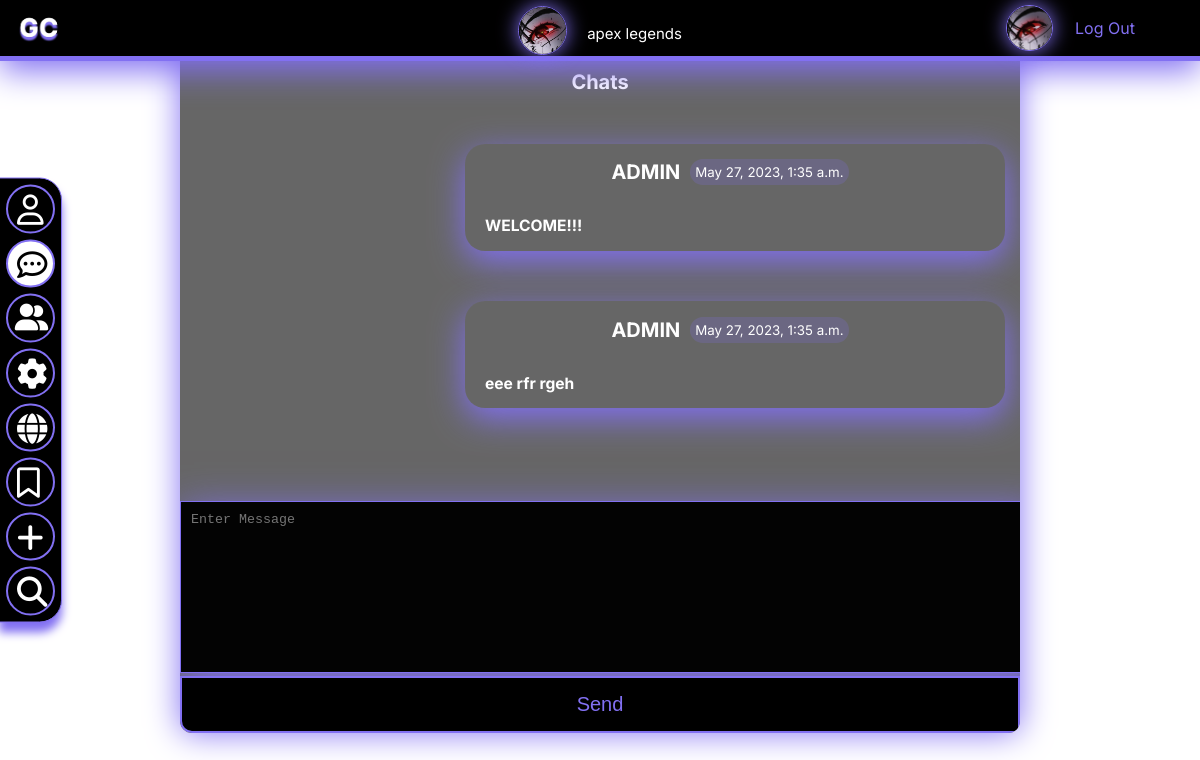
The app's page /chat/25 (signed in) with its own data.
### chat/models.py (models this page shows)
class Chat(models.Model):
    name = models.CharField(max_length=50, blank=True,
                            verbose_name=_('chat name'))
    avatar = models.ImageField(upload_to="images/chat_avatars/",
                               default="images/DEFAULT_CHAT_AVATAR.jpg",
                               blank=True)
    is_multy = models.BooleanField(default=False,
                                   verbose_name=_('is multichat'))
    date_create = models.DateTimeField(auto_now=True,
                                       verbose_name=_('date of creation'))
    class Meta:
        verbose_name = _('chat')
        verbose_name_plural = _('chats')

class Message(models.Model):
    chat = models.ForeignKey(to=Chat, on_delete=models.CASCADE,
                             verbose_name=_('chat'))
    author = models.ForeignKey(to=User, on_delete=models.CASCADE,
                               verbose_name=_('author'))
    content = models.TextField(verbose_name=_('content'))
    is_read = models.BooleanField(default=False,
                                  verbose_name=_('message has been read'))
    date_create = models.DateTimeField(auto_now=True,
                                       verbose_name=_('date of creation'))
    class Meta:
        verbose_name = _('message')
        verbose_name_plural = _('messages')

### users/models.py (models this page shows)
class Profile(models.Model):
    user = models.OneToOneField(to=User, on_delete=models.CASCADE)
    name = models.CharField(max_length=50)
    surname = models.CharField(max_length=50)
    avatar = models.ImageField(upload_to="images/profile_avatars/",
                               default="images/DEFAULT_AVATAR.png",
                               blank=True)
    about = models.CharField(max_length=500)
    country = models.CharField(max_length=50, blank=True)
    city = models.CharField(max_length=50, blank=True)
    education = models.CharField(max_length=150, blank=True)
    company = models.CharField(max_length=150, blank=True)
    hobby = models.CharField(max_length=150, blank=True)
    class Meta:
        verbose_name = _('profile')
        verbose_name_plural = _('profiles')

### chat/views.py (the view)
# urls.py: path('chat/<int:id>', chat_views.chat_page, name='chat'),
@login_required
def chat_page(request, id):
    context = {}
    try:
        chat = Chat.objects.get(id=id)
    except Chat.DoesNotExist:
        return redirect('chatlist')
    try:
        access = Access.objects.get(user=request.user, chat=chat)
        if access.mode == 0:
            return redirect('chatlist')
    except Access.DoesNotExist:
        return redirect('chatlist')
    if request.method == 'POST':
        message_form = MessageForm(request.POST)
        if message_form.is_valid():
            send_message(chat, request.user, message_form.data['content'])
            context['message_form'] = MessageForm()
        else:
            context['message_form'] = message_form
    else:
        context['message_form'] = MessageForm()
    messages = get_chat_messages(chat, request.user)
    chat = generate_chat(chat, request.user)
    context['chat'] = chat
    context['messages'] = [ChatSerializer.messageToDict(message, request.user)
                           for message in messages]
    return render(request, 'chat.html', context)

### chat/forms.py
class MessageForm(forms.Form):
    content = forms.CharField(widget=forms.Textarea(
        attrs={'class': 'message_area',
               'placeholder': 'Enter Message'}
    ))

### chat/serializers.py (called while the page is built)
    def messageToDict(message: Message, user: User):
        author = get_profile(message.author)
        response = {
            'id': message.id,
            'author': author.name,
            'content': message.content,
            'date_create': message.date_create,
            'isMyown': message.author == user,
        }
        return response

### chat/utils.py (called while the page is built)
def generate_chat(chat: Chat, current_user: User) -> dict:
    response = {'id': chat.id,
                'name': get_chat_name(chat, current_user),
                'avatar': get_chat_avatar(chat, current_user),
                'last_message': get_last_message(chat),
                'is_multy': chat.is_multy,
                'info_link': get_chat_info_link(chat, current_user)}
    return response

def get_last_message(chat: Chat) -> Message:
    message = Message.objects.filter(chat=chat).last()
    return message

def get_chat_name(chat: Chat, current_user: User) -> str:
    if chat.is_multy:
        return chat.name
    friend = get_interlocutor(chat, current_user)
    friend = get_profile(friend)
    return f'{friend.name} {friend.surname}'

def get_chat_avatar(chat: Chat, current_user: User) -> ImageFieldFile:
    if chat.is_multy:
        return chat.avatar
    friend = get_interlocutor(chat, current_user)
    friend = get_profile(friend)
    return friend.avatar

def get_chat_info_link(chat: Chat, current_user: User):
    if chat.is_multy:
        return reverse('multychat-info', args=[chat.id])
    else:
        return reverse('profile', args=[get_interlocutor(chat, current_user).id])

def get_chat_messages(chat: Chat, current_user: User):
    messages = Message.objects.filter(chat=chat)
    return messages

### main/context_processors.py (called while the page is built, shortened)
def get_self_profile(request):
    if request.user.is_authenticated:
        profile = Profile.objects.get(user=request.user)
    context = {'self_profile': {'id': profile.id,
                           'name': profile.name,
                           'surname': profile.surname,
                           'full_name': f'{profile.name} {profile.surname}',
                           'avatar': profile.avatar,
                           }}
    return context

### users/utils.py (called while the page is built)
def get_profile(user: User) -> Profile:
    profile = Profile.objects.get(user=user)
    return profile

### chat/templates/chat.html (shortened to what this page needs)
{% extends 'base.html' %}
{% load static %}
{% block style %}<link rel="stylesheet" href="{% static '/css/chat.css' %}">{% endblock %}
{% block content %}
<div class="messenger_box" id="messenger_box">
    <h2 style="text-align:center;"> Chats </h2>
    <div class="ur_friend" >
        <a class = "chat-avatar-div" href = "{{ chat.info_link }}">
            <img class="friend-user-pic image_avatar" src="{{chat.avatar.url}}">
        </a>
        <p>{{chat.name}}</p>
    </div>
<div class="messenger_contener">
    {% for message in messages %}
            {% if message.isMyown %}
            <div class="message_own">
            {% else %}
            <div class="message">
            {% endif %}
                <div class="chat_texts">
                <div class="timestamp">
                    <h2>{{ message.author }}</h2>
                    <p class="time">{{message.date_create}}</p>
                </div>
                <h3 class="message-text">{{ message.content}}</h3>
                </div>
            </div>
    {% endfor %}
</div>
    <form class="input-area-mess" method="POST">
        {% for field in message_form %}
        {{ field }}
        {% endfor %}
        <button class="btn_message">Send</button>
    </form>
</div>
{% endblock %}

### main/static/css/base.css (style rules this page uses)
body { background-image: url("../../static/images/background.jpg"); background-size: cover; background-attachment: fixed; margin: 0; font-family: 'Inter', sans-serif; }
a { text-decoration: none; }
.image_avatar { aspect-ratio: 1/1; object-fit: cover; }

### main/static/css/chat.css (style rules this page uses)
.messenger_box { background-color: rgba(0,0,0,60%); width: 70%; height: 84vh; margin: 0 auto; color: white; padding-top: calc(7vh + 5px); border-bottom-left-radius: 12px; border-bottom-right-radius: 12px; box-shadow: 0px 0px 33px #8270F2; overflow-y: auto; overflow-x: hidden; font-size: smaller; }
.message_own { position:relative; margin-left: auto; margin-right: 15px; display:flex; align-items:center; justify-content: end; width: 99%; max-width: 500px; padding-right: 20px; padding-left: 20px; transition: all 0.5s; border-radius: 20px; box-shadow: 0px 10px 33px #8270F2; margin-top: 50px; margin-bottom: 50px; text-align: start; word-wrap: break-word; word-break: break-all; }
.timestamp { display: flex; justify-content: center; align-items: center; width:500px; }
.time { margin-left: 10px; margin-right: 10px; background-color: rgba(130, 112, 242, 20%); border-radius: 50px; padding: 5px; }
.message_area { width:100%; resize:none; height:150px; background-color:rgba(0,0,0,97%); box-shadow: 0px 10px 40px #8270F2; color: white; border: 1px solid #8270F2; padding: 10px; }
.btn_message { background-color: #000000; border: #8270F2 solid 2px; padding: 15px; color: #8270F2; width: 100%; border-bottom-left-radius: 12px; font-size: 20px; transition: all 0.5s; }
.input-area-mess { position:sticky; bottom:0; border-bottom-left-radius: 12px; border-bottom-right-radius: 12px; }
.ur_friend { height: 7%; display:flex; justify-content:center; align-items:center; position: fixed; top:0.7%; left:50%; transform: translateX(-50%) ; z-index:51; width: 200px; font-size:15px; }
.chat-avatar-div { height:100% }
.friend-user-pic { width: 5.88vh; margin-right: 20px; box-shadow: 0px 0px 20px #8270F2; border: 1px solid #8270F2; border-radius: 100%; }
.messenger_contener { min-height:calc(80vh - 283px); }
.message-text { white-space:pre-wrap; word-wrap: break-word; word-break: break-all; }

### records on screen
Chat: name "apex legends"
Profile: author "ADMIN" "ADMIN"
Message: date_create "May 27, 2023, 1:35 a.m.", content "WELCOME!!!"
Message: date_create "May 27, 2023, 1:35 a.m.", content "eee rfr rgeh"
